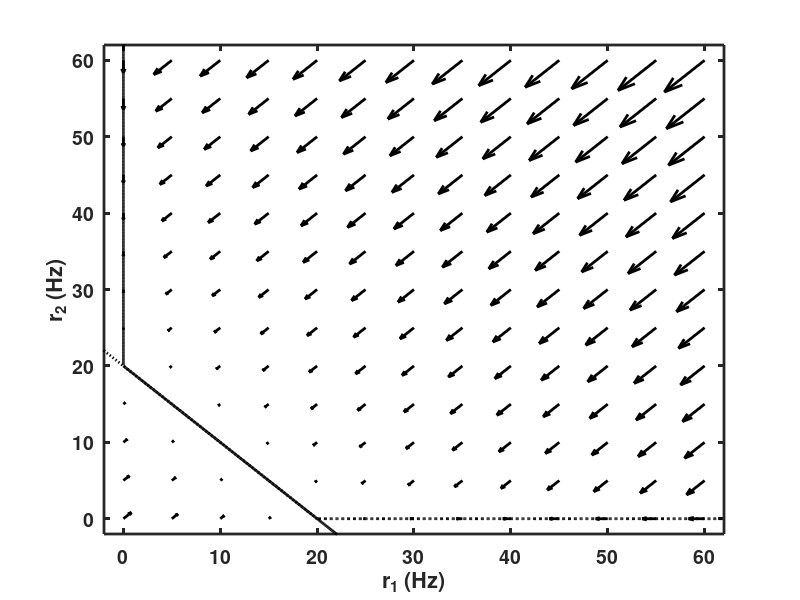
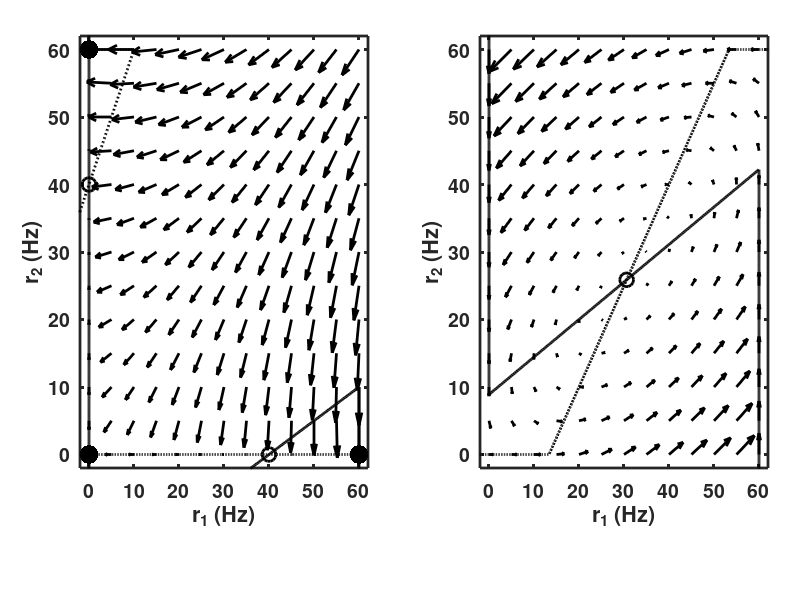
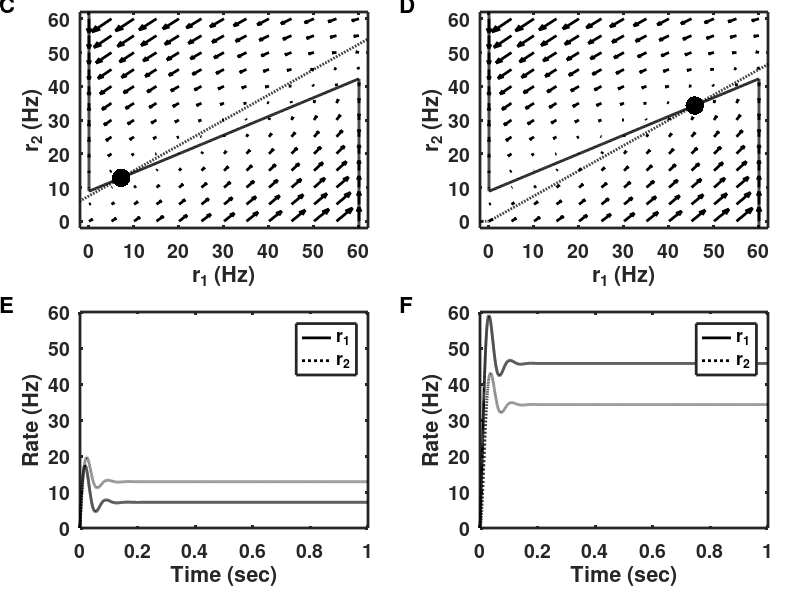
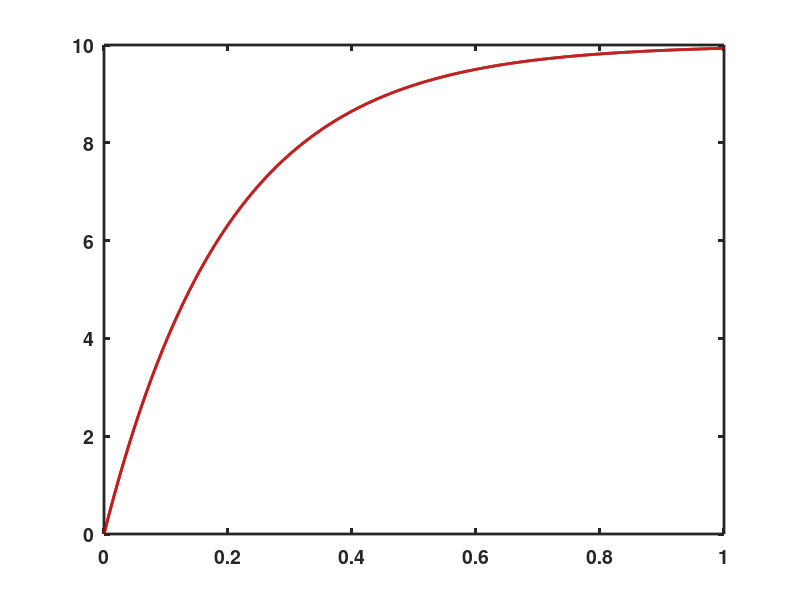

MATLAB code to generate these figures, in order:
% Figure_7_6.m
% This code is an extended version of nullcline_bistable.m. It includes the
% set of arrows for the trajectories in the phase-plane.
% It also adds an oscillating network.
%
% The fixed points for two coupled equations are shown as the intersection
% of two nullclines, each nullcline representing the fixed points of one
% equation if the other variable were held constant. The equations are:
%
% tau.dr1/dr = -r1 + W11.r1 + W21.r2 - theta1 + I01
% tau.dr2/dt = -r2 + W22.r2 + W12.r1 - theta2 + I02
%
% The time constant does not impact the nullclines, which are obtained by
% setting the left-hand side of each equation to zero.
%
% Two additional conditions cause the nullclines to have a "Z" shape,
% rather than each be a perfect straight line. These conditions are;
% 1) r1 and r2 cannot be less than 0.
% 2) r1 and r2 cannot be more than rmax.
%
% This code is used to produce Figures 7.5 and 7.6 in the book:
% An Introductory Course in Computational Neuroscience
% by Paul Miller (Brandeis University, 2017)
%
%%%%%%%%%%%%%%%%%%%%%%%%%%%%%%%%%%%%%%%%%%%%%%%%%%%%%%%%%%%%%%%%%%%%%%%%%%%
clear
%% Set up the plotting parameters
set(0,'DefaultLineLineWidth',2,...
    'DefaultLineMarkerSize',8, ...
    'DefaultAxesLineWidth',2, ...
    'DefaultAxesFontSize',14,...
    'DefaultAxesFontWeight','Bold');
%%%%%%%%%%%%%%%%%%%%%%%%%%%%%%%%%%%%%%%%%%%%%%%%%%%%%%%%%%%%%%%%%%%%%%%%%%%

tau = 0.010;
I01 = 0;                    % Default is no applied current
I02 = 0;                    % Default is no applied current
rmax = 60;                  % Maximum firing rate of each unit
clf
% part 1 is the integrator, parts 2&3 are used for Figure 7.5 in the
% textbook, parts 4&5 are used for Figure 7.6 in the textbook
for part = 1:5
    
    switch part
        
        case 1
            % see lines 10-11 for meaning of parameters
            % connection strengths are W
            W11 = 0.975;
            W12 = -0.025;
            W22 = 0.975;
            W21 = -0.025;
            % thresholds are theta, negative values are spontaneous rates
            theta1 = -0.5;
            theta2 = -0.5;
        case 2
            % see lines 10-11 for meaning of parameters
            % connection strengths are W
            W11 = 1.05;
            W12 = -0.1;
            W22 = 1.05;
            W21 = -0.1;
            % thresholds are theta, negative values are spontaneous rates
            theta1 = 2;
            theta2 = 2;
        case 3
            % see lines 10-11 for meaning of parameters
            % connection strengths are W
            W11 = 2.25;
            W12 = 1.5;
            W21 = -2.25;
            W22 = 0;
            % thresholds are theta, negative values are spontaneous rates
            theta1 = -20;
            theta2 = 20;
        case 4              % part 4 produced Figure 7.6A in the textbook
            % see lines 10-11 for meaning of parameters
            % connection strengths are W
            W11 = 2.25;
            W12 = 1.5;
            W21 = -2.25;
            W22 = -1;
            % thresholds are theta, negative values are spontaneous rates
            theta1 = -20;
            theta2 = -15;
        case 5              % part 5 produced Figure 7.6B in the textbook
            % see lines 10-11 for meaning of parameters
            % connection strengths are W
            W11 = 2.25;
            W12 = 1.5;
            W21 = -2.25;
            W22 = -1;
            % thresholds are theta, negative values are spontaneous rates
            theta1 = -20;
            theta2 = -15;
            I02 = -15;
    end
    
    % set up appropriate figure for each network
    if ( part == 1 )
        figure(part)
        clf
    else
        if ( part < 4 )
            figure(2)
            subplot('Position',[0.1+0.5*(part-2) 0.22 0.36 0.72])
        else
            figure(3)
            subplot('Position',[0.1+0.5*(part-4) 0.62 0.36 0.36])
        end
    end
    % r2-Nullcline, plot of r2 as a function of r1 with dr2/dt = 0
    r1vals = -100:0.1:100;
    r2null = (W12*r1vals - theta2+I02)/(1-W22);
    
    % remove values where rates are < 0 or > rmax
    allowed_vals = find((r2null >= 0 ).*( r2null <= rmax ));
    plot(r1vals(allowed_vals),r2null(allowed_vals),'k:');
    hold on
    
    % r1-Nullcline, plot of r1 as a function of r2 with dr1/dt = 0
    r2vals = -100:0.1:100;
    r1null = (W21*r2vals - theta1+I01)/(1-W11);
    
    % remove values where rates are < 0 or > rmax
    allowed_vals = find((r1null >= 0 ).*( r1null <= rmax ));
    plot(r1null(allowed_vals),r2vals(allowed_vals),'k');
    hold on
    
    % legend('dr_{2}/dt = 0', 'dr_{1}/dt = 0')
    
    % Now remainder of r2 nullcline:
    % vals of r1 where r2 = 0 produces negative dr2/dt
    allowed_vals = find(W12*r1vals - theta2 +I02 < 0 );
    plot(r1vals(allowed_vals),zeros(1,length(allowed_vals)),'k:');
    hold on
    
    % Now vals of r1 where r2 = rmax produces positive dr2/dt
    allowed_vals = find( (W22-1)*rmax + W12*r1vals - theta2 +I02> 0 );
    plot(r1vals(allowed_vals),rmax*ones(1,length(allowed_vals)),'k:');
    hold on
    
    % Now remainder of r1 nullcline:
    % vals of r2 where r1 = 0 produces negative dr1/dt
    allowed_vals = find(W21*r2vals - theta1 + I01 < 0 );
    plot(zeros(1,length(allowed_vals)),r2vals(allowed_vals),'k');
    hold on
    
    % Now vals of r2 where r1 = rmax produces positive dr1/dt
    allowed_vals = find( (W11-1)*rmax + W21*r2vals - theta1 + I01 > 0 );
    plot(rmax*ones(1,length(allowed_vals)),r2vals(allowed_vals),'k');
    hold on
    
    xvals = 0:5:60;
    yvals = 0:5:60;
    [xgrid, ygrid] = meshgrid(xvals,yvals);     % Grid of (x,y) values
    Nvals = length(xgrid(:));                   % Number of points in grid
    W = [W11 W21; W12 W22];                     % Connection matrix
    Ithresh = [theta1; theta2];                 % Threshold of each cell
    
    % The vector [dr(1)/dt; dr(2)/dt] is calculated at each grid point
    drdtvals = (W-eye(2))*[xgrid(:)' ; ygrid(:)'] - Ithresh*ones(1,Nvals);
    drdtvals = drdtvals/tau;    % Divide by time constant for rate of change
    drdtvals = drdtvals';       % We need two columns, not two rows, for the plot
    
    % The next section enforces that dr/dt can not be positive at maximum
    % rates nor negative when rate is zero. These lines force dr/dt to be
    % zero if the dynamical equation would send the rates out of bounds.
    xzeros = find(xgrid(:) == 0 );
    xmax = find(xgrid(:) == rmax );
    yzeros = find(ygrid(:) == 0 );
    ymax = find(ygrid(:) == rmax );
    drdtvals(xzeros,1) = max(drdtvals(xzeros,1),0);
    drdtvals(xmax,1) = min(drdtvals(xmax,1),0);
    drdtvals(yzeros,2) = max(drdtvals(yzeros,2),0);
    drdtvals(ymax,2) = min(drdtvals(ymax,2),0);
    
    % The command "quiver" produces arrows at the grid points specified by
    % each entry in the first two vectors with the x- and y-components of
    % the arrow length specified by each entry of the 3rd and 4th vectors,
    % respectively.
    quiver(xgrid(:), ygrid(:), drdtvals(:,1), drdtvals(:,2) ,'k'); % Plot as arrows
    
    axis([-2 62 -2 62])
    xlabel('r_{1} (Hz)')
    ylabel('r_{2} (Hz)')
    
    if ( part == 2 )
        plot(60,0,'.k','MarkerSize',40)
        plot(0,0,'.k','MarkerSize',40)
        plot(0,60,'.k','MarkerSize',40)
        plot(0,40,'ok','MarkerSize',10)
        plot(40,0,'ok','MarkerSize',10)
    end
    if ( part == 3 )
        plot(30.5885,25.8824,'ok','MarkerSize',10)
    end
    if ( part == 4 )
        plot(7.15,12.85,'.k','MarkerSize',40)
    end
    if ( part == 5 )
        plot(45.72,34.28,'.k','MarkerSize',40)
    end
    
    %% Set up the time vector
    dt = 0.0001;                % time-step
    tmax = 1;                   % maximum time to simulate
    tvec = 0:dt:tmax;           % vector of time-points
    Nt = length(tvec);          % number of time-points
    Nunits = 2;                 
    Iapp = [I01*ones(1,Nt);I02*ones(1,Nt)];
    
    r = zeros(Nunits,Nt);   % array of rate of each cell as a function of time
    %% Now simulate through time
    for i=2:Nt
        I = W*r(:,i-1) + Iapp(:,i-1);                   % total current to each unit
        newr = r(:,i-1) + dt/tau*(I-Ithresh-r(:,i-1));  % Euler-Mayamara update of rates
        r(:,i) = max(newr,0);                           % rates are not negative
        r(:,i) = min(r(:,i),rmax);                      % rates can not be above rmax
    end
    %% Now plot figures rate vs time for each color-coded unit in figure 1,
    %  with a new panel for each trial updating every 1/10 of the
    %  simulation
    
    if ( part < 4 )
        figure(part+10)
        clf
        plot(tvec(1:i),r(1,1:i),'k')
        hold on
        plot(tvec(1:i),r(2,1:i),'r')
    else
        figure(3)
        subplot('Position',[0.1+0.5*(part-4) 0.12 0.36 0.36])
        plot(tvec(1:i),r(1,1:i),'k')
        hold on
        plot(tvec(1:i),r(2,1:i),'k:')
        axis([0 tmax 0 rmax])
        xlabel('Time (sec)')
        ylabel('Rate (Hz)')
        legend('r_{1}', 'r_{2}')
    end
    
end

% Label all panels for Figure 7.6 in the textbook
figure(3)
annotation('textbox',[0.0 0.98 0.02 0.02],'String','C','LineStyle','none','FontSize',16,'FontWeight','bold')
annotation('textbox',[0.5 0.98 0.02 0.02],'String','D','LineStyle','none','FontSize',16,'FontWeight','bold')
annotation('textbox',[0.0 0.48 0.02 0.02],'String','E','LineStyle','none','FontSize',16,'FontWeight','bold')
annotation('textbox',[0.5 0.48 0.02 0.02],'String','F','LineStyle','none','FontSize',16,'FontWeight','bold')
